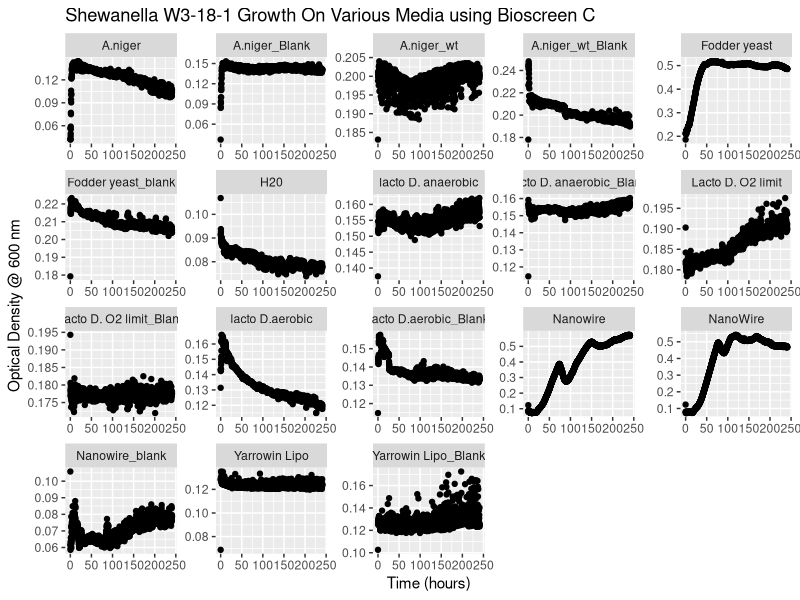
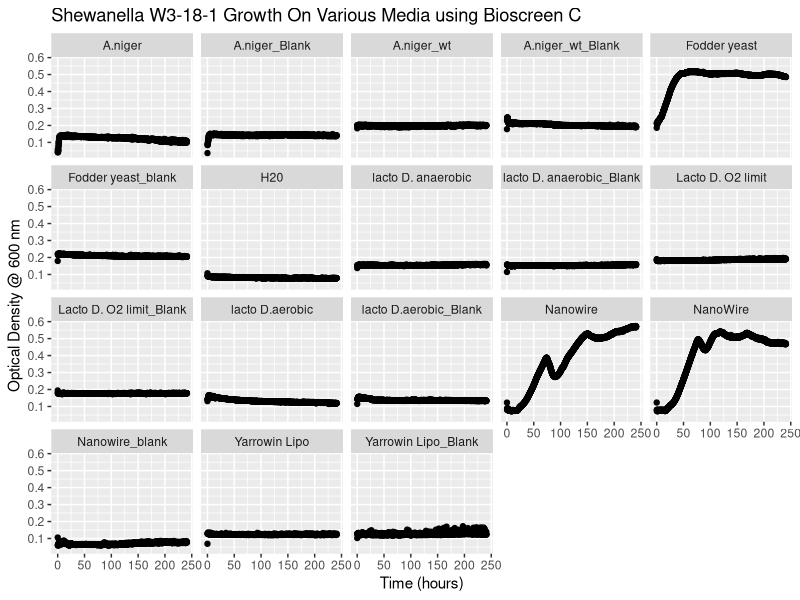
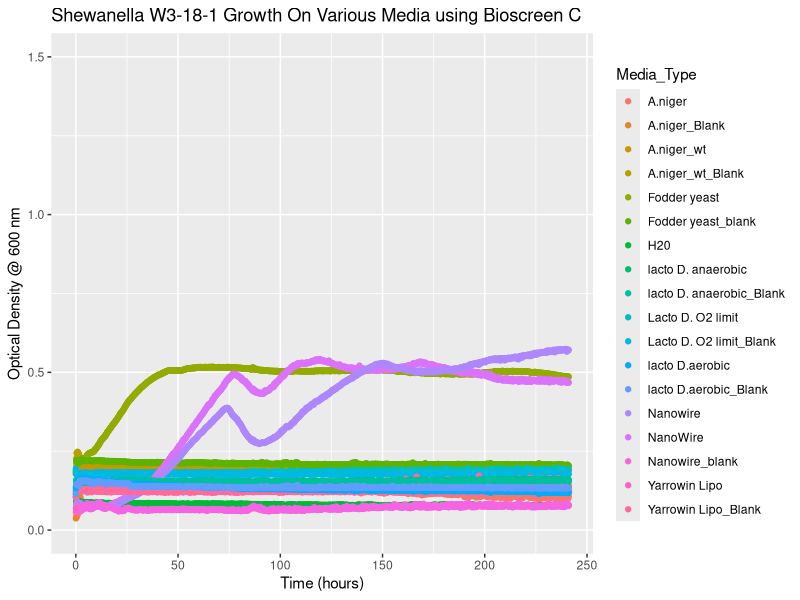
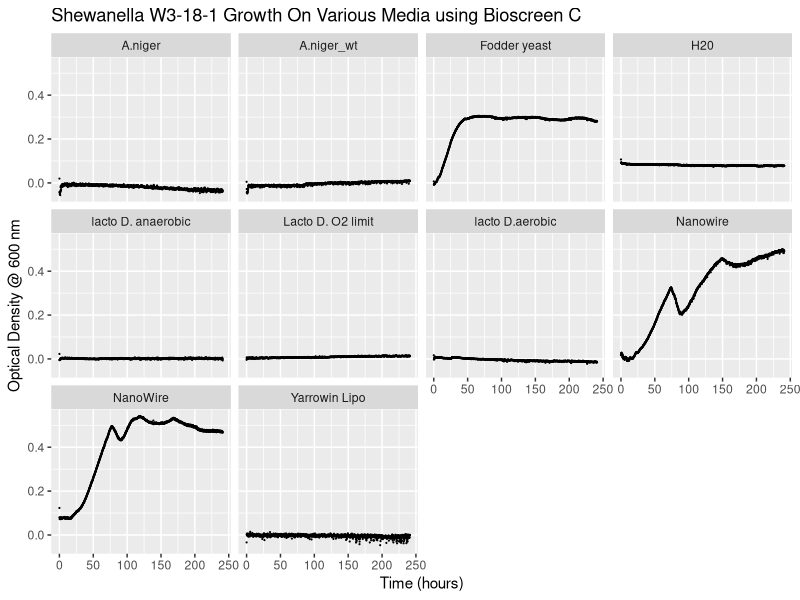
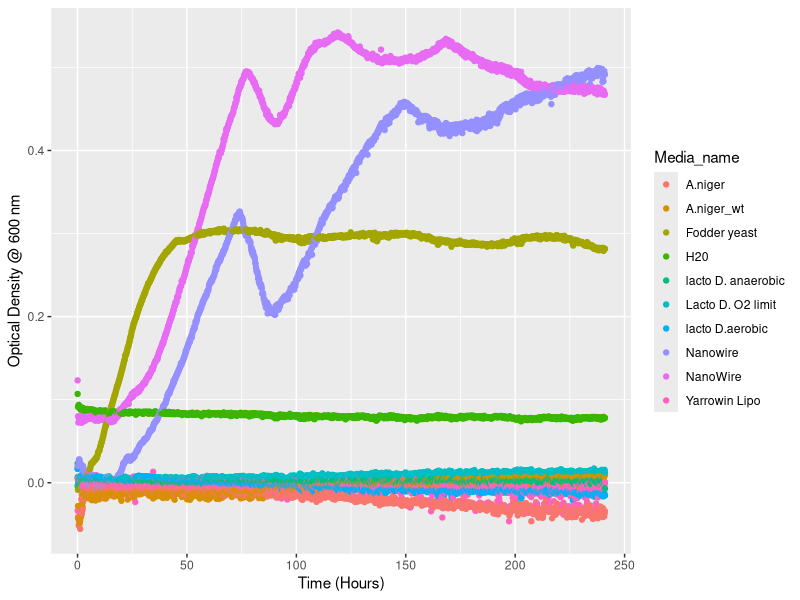
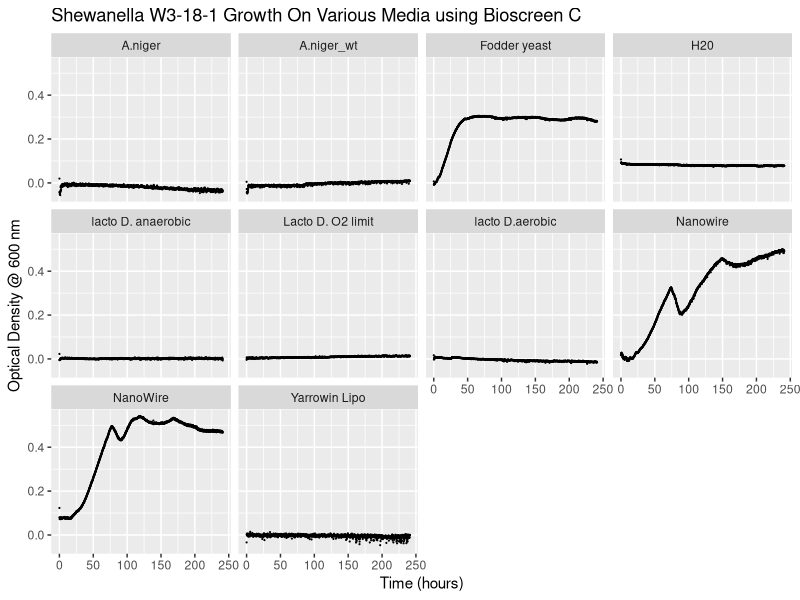
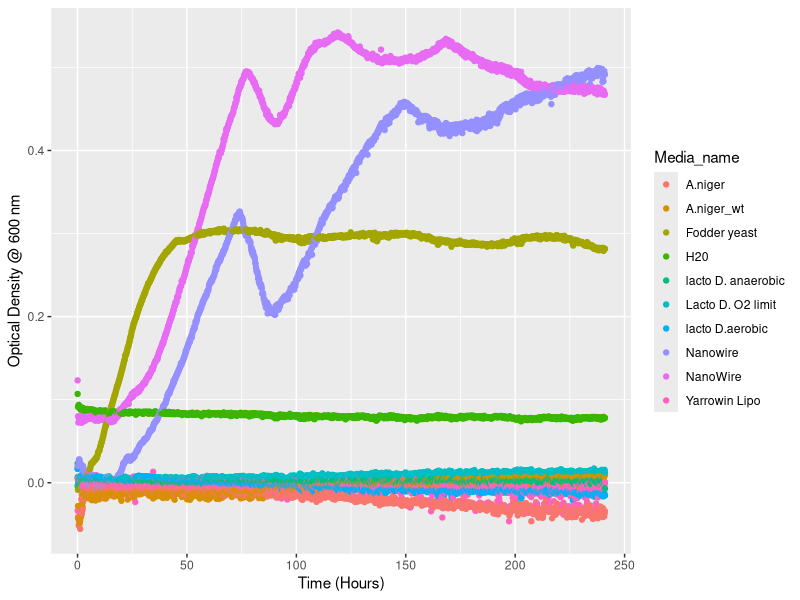

Generate these figures, in order, with R:
library(tidyverse)  
library(lubridate)
BC <- read.csv(file = "data/BioscreenExperiment_shewy_8_7_21.csv", header = TRUE, sep = ",", stringsAsFactors=FALSE)
BC2 <- gather(BC,key = "Well","OD", 2:201)
BC2$Time <- hms(BC2$Time )
BC2 <- BC2 %>% mutate(HOURS = hour(BC2$Time) + minute(BC2$Time) / 60 + second(BC2$Time) / 360)
BC2$Well <- as.factor(BC2$Well)

BC2_new <- BC2 %>% mutate(Well2 = str_remove_all(Well, "Well."))
# extract the number from "Well2".
# If the period was still in, the numbers would be parsed as 0.101, etc.
# create a new column with conditions, using "case_when"
# syntax for case_when is: CONDITION1 ~ a, CONDITION2 ~ b, etc.
BC2_new <- BC2_new %>%    mutate(Media_Type = case_when(Well2 >= 101 & Well2 <= 110 ~ "A.niger",
                                                        Well2 >= 111 & Well2 <= 120 ~ "A.niger_Blank",
                                                        Well2 >= 121 & Well2 <= 130 ~ "A.niger_wt",
                                                        Well2 >= 131 & Well2 <= 140 ~ "A.niger_wt_Blank",
                                                        Well2 >= 141 & Well2 <= 150 ~ "Lacto D. O2 limit",
                                                        Well2 >= 151 & Well2 <= 160 ~ "Lacto D. O2 limit_Blank",
                                                        Well2 >= 161 & Well2 <= 170 ~ "Yarrowin Lipo",
                                                        Well2 >= 171 & Well2 <= 180 ~ "Yarrowin Lipo_Blank",
                                                        Well2 >= 181 & Well2 <= 190 ~ "NanoWire",
                                                        Well2 >= 191 & Well2 <= 200 ~ "H20",
                                                        Well2 >= 201 & Well2 <= 210 ~ "lacto D.aerobic",
                                                        Well2 >= 211 & Well2 <= 220 ~ "lacto D.aerobic_Blank",
                                                        Well2 >= 221 & Well2 <= 230 ~ "Fodder yeast",
                                                        Well2 >= 231 & Well2 <= 240 ~ "Fodder yeast_blank",
                                                        Well2 >= 241 & Well2 <= 250 ~ "lacto D. anaerobic",
                                                        Well2 >= 251 & Well2 <= 260 ~ "lacto D. anaerobic_Blank",
                                                        Well2 >= 261 & Well2 <= 270 ~ "Nanowire",
                                                        Well2 >= 271 & Well2 <= 280 ~ "Nanowire_blank",
                                                        Well2 >= 281 & Well2 <= 290~ "H20",
                                                        Well2 >= 291 & Well2 <= 300 ~ "H20",))
rm(BC)
rm(BC2)


ODaverages <- BC2_new %>% group_by(Media_Type,HOURS) %>% summarize(AveOD = mean(OD), STDEV = sd(OD))
ODaverages$Media_Type <- as.factor(ODaverages$Media_Type)

ODaverages %>% ggplot(aes(x=HOURS,y=AveOD))+geom_point()+facet_wrap(facets = ODaverages$Media_Type, scales = "free") +ggtitle("Shewanella W3-18-1 Growth On Various Media using Bioscreen C")+xlab("Time (hours)") +ylab("Optical Density @ 600 nm") #indivualized scales
ODaverages %>% ggplot(aes(x=HOURS,y=AveOD))+geom_point()+facet_wrap(facets = ODaverages$Media_Type) +ggtitle("Shewanella W3-18-1 Growth On Various Media using Bioscreen C") +xlab("Time (hours)") +ylab("Optical Density @ 600 nm") #all same scale
ODaverages %>% ggplot(aes(x=HOURS,y=AveOD,color=Media_Type))+geom_point()+ylim(0,1.5)+ggtitle("Shewanella W3-18-1 Growth On Various Media using Bioscreen C") +xlab("Time (hours)") +ylab("Optical Density @ 600 nm")



BC2_new_kp = 
  BC2_new %>% 
  # calculate average per media
  group_by(Time, HOURS, Media_Type) %>% 
  dplyr::summarise(OD_mean = mean(OD)) %>% 
  mutate(Media_Type = str_replace_all(Media_Type, "Blank", "blank"),
         blank = if_else(grepl("blank", Media_Type), "blank", "sample")) %>% 
  mutate(Media_name = str_remove_all(Media_Type, "_blank")) %>% 
  dplyr::select(-Media_Type) %>% 
  pivot_wider(
              names_from = blank,
              values_from = OD_mean) %>%
  filter(!is.na(Media_name)) %>% 
  replace(is.na(.), 0) %>% 
  mutate(OD_corr = sample - blank,
         OD_corr = if_else(Media_name == "Water", abs(OD_corr), OD_corr)) 
  
BC2_new_kp %>% 
  ggplot(aes(x=HOURS,y=OD_corr))+
  geom_point(size = 0.1)+
  #ylim(0,1.5)+
  ggtitle("Shewanella W3-18-1 Growth On Various Media using Bioscreen C") +
  xlab("Time (hours)") +
  ylab("Optical Density @ 600 nm")+
  facet_wrap(~Media_name)

ggsave("output/shewanella_OD_stillages_21_08_07_combined.tiff")

BC2_new_kp %>% ggplot(aes(x=HOURS, y=OD_corr, color = Media_name))+geom_point()+xlab("Time (Hours)")+ylab("Optical Density @ 600 nm")
ggsave("shewanella_OD_stillages_21_05_10_combined_1graph.tiff")
